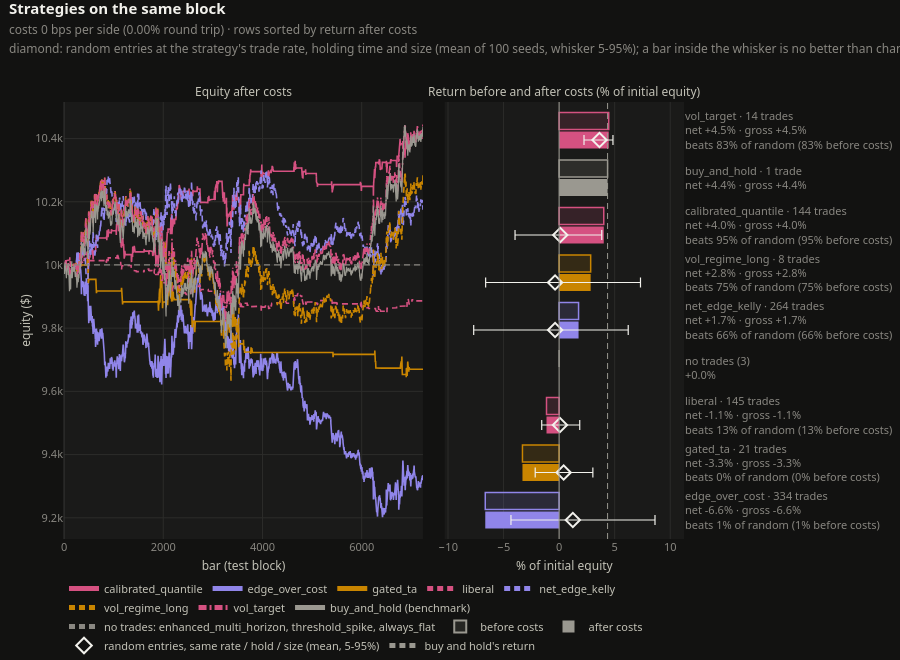

The code cell stored with this chart in its notebook:
### Markdown cell above
## Every strategy with its default knobs

Each strategy is compared with random entries at its own trade rate, holding time and position size (the
diamonds; the same null as the summary table above). After costs the return is mostly cost x trade count, so only
the rank against that null tells skill from chance.

### Code cell
runs, comparison = explorer.compare_strategies()
comparison.show()
explorer.comparison_table(runs, styled=True)

### Figure 1 — Plotly figure (JSON) as saved in the notebook; plotly's stock layout.template omitted (floating-point values rounded to 4 significant figures; data arrays with more than 128 entries replaced by an {"elided": "..."} marker saying what was removed)
{"data": [{"dx": 1, "hovertemplate": "calibrated_quantile<br>bar %{x}: %{y:$,.0f}<extra></extra>", "legendgroup": "calibrated_quantile", "line": {"color": "#d55181", "dash": "solid", "width": 1.6}, "mode": "lines", "name": "calibrated_quantile", "type": "scatter", "x0": -1, "xaxis": "x", "y": {"elided": "7237 float values"}, "yaxis": "y"}, {"dx": 1, "hovertemplate": "edge_over_cost<br>bar %{x}: %{y:$,.0f}<extra></extra>", "legendgroup": "edge_over_cost", "line": {"color": "#9085e9", "dash": "solid", "width": 1.6}, "mode": "lines", "name": "edge_over_cost", "type": "scatter", "x0": -1, "xaxis": "x", "y": {"elided": "7237 float values"}, "yaxis": "y"}, {"dx": 1, "hovertemplate": "gated_ta<br>bar %{x}: %{y:$,.0f}<extra></extra>", "legendgroup": "gated_ta", "line": {"color": "#c98500", "dash": "solid", "width": 1.6}, "mode": "lines", "name": "gated_ta", "type": "scatter", "x0": -1, "xaxis": "x", "y": {"elided": "7237 float values"}, "yaxis": "y"}, {"dx": 1, "hovertemplate": "liberal<br>bar %{x}: %{y:$,.0f}<extra></extra>", "legendgroup": "liberal", "line": {"color": "#d55181", "dash": "6px,4px", "width": 1.6}, "mode": "lines", "name": "liberal", "type": "scatter", "x0": -1, "xaxis": "x", "y": {"elided": "7237 float values"}, "yaxis": "y"}, {"dx": 1, "hovertemplate": "net_edge_kelly<br>bar %{x}: %{y:$,.0f}<extra></extra>", "legendgroup": "net_edge_kelly", "line": {"color": "#9085e9", "dash": "6px,4px", "width": 1.6}, "mode": "lines", "name": "net_edge_kelly", "type": "scatter", "x0": -1, "xaxis": "x", "y": {"elided": "7237 float values"}, "yaxis": "y"}, {"dx": 1, "hovertemplate": "vol_regime_long<br>bar %{x}: %{y:$,.0f}<extra></extra>", "legendgroup": "vol_regime_long", "line": {"color": "#c98500", "dash": "6px,4px", "width": 1.6}, "mode": "lines", "name": "vol_regime_long", "type": "scatter", "x0": -1, "xaxis": "x", "y": {"elided": "7237 float values"}, "yaxis": "y"}, {"dx": 1, "hovertemplate": "vol_target<br>bar %{x}: %{y:$,.0f}<extra></extra>", "legendgroup": "vol_target", "line": {"color": "#d55181", "dash": "8px,3px,2px,3px", "width": 1.6}, "mode": "lines", "name": "vol_target", "type": "scatter", "x0": -1, "xaxis": "x", "y": {"elided": "7237 float values"}, "yaxis": "y"}, {"dx": 1, "hovertemplate": "buy_and_hold<br>bar %{x}: %{y:$,.0f}<extra></extra>", "legendgroup": "buy_and_hold", "line": {"color": "#9a9890", "dash": "solid", "width": 1.2}, "mode": "lines", "name": "buy_and_hold (benchmark)", "type": "scatter", "x0": -1, "xaxis": "x", "y": {"elided": "7237 float values"}, "yaxis": "y"}, {"hoverinfo": "skip", "legendgroup": "flat", "line": {"color": "#898781", "dash": "6px,4px", "width": 1.2}, "mode": "lines", "name": "no trades: enhanced_multi_horizon, threshold_spike, always_flat", "type": "scatter", "x": [-1, 7235], "xaxis": "x", "y": [10000.0, 10000.0], "yaxis": "y"}, {"customdata": ["edge_over_cost: 334 trades, costs $0", "gated_ta: 21 trades, costs $0", "liberal: 145 trades, costs $0", "no trades: enhanced_multi_horizon, threshold_spike, always_flat", "net_edge_kelly: 264 trades, costs $0", "vol_regime_long: 8 trades, costs $0", "calibrated_quantile: 144 trades, costs $0", "buy_and_hold: 1 trades, costs $0", "vol_target: 14 trades, costs $0"], "hovertemplate": "%{customdata}<br>before costs %{x:>+.2f}%<extra></extra>", "marker": {"color": ["rgba(144,133,233,0.15)", "rgba(201,133,0,0.15)", "rgba(213,81,129,0.15)", "rgba(137,135,129,0.15)", "rgba(144,133,233,0.15)", "rgba(201,133,0,0.15)", "rgba(213,81,129,0.15)", "rgba(154,152,144,0.15)", "rgba(213,81,129,0.15)"], "line": {"color": ["#9085e9", "#c98500", "#d55181", "#898781", "#9085e9", "#c98500", "#d55181", "#9a9890", "#d55181"], "width": 1.5}}, "name": "before costs", "orientation": "h", "showlegend": false, "type": "bar", "width": 0.36, "x": [-6.648, -3.3, -1.135, 0.0, 1.75, 2.84, 4.018, 4.362, 4.465], "xaxis": "x2", "y": [0.2, 1.2, 2.2, 3.2, 4.2, 5.2, 6.2, 7.2, 8.2], "yaxis": "y2"}, {"customdata": ["edge_over_cost: 334 trades, costs $0", "gated_ta: 21 trades, costs $0", "liberal: 145 trades, costs $0", "no trades: enhanced_multi_horizon, threshold_spike, always_flat", "net_edge_kelly: 264 trades, costs $0", "vol_regime_long: 8 trades, costs $0", "calibrated_quantile: 144 trades, costs $0", "buy_and_hold: 1 trades, costs $0", "vol_target: 14 trades, costs $0"], "hovertemplate": "%{customdata}<br>after costs %{x:>+.2f}%<extra></extra>", "marker": {"color": ["#9085e9", "#c98500", "#d55181", "#898781", "#9085e9", "#c98500", "#d55181", "#9a9890", "#d55181"], "line": {"width": 0}}, "name": "after costs", "orientation": "h", "showlegend": false, "type": "bar", "width": 0.36, "x": [-6.648, -3.3, -1.135, 0.0, 1.75, 2.84, 4.018, 4.362, 4.465], "xaxis": "x2", "y": [-0.2, 0.8, 1.8, 2.8, 3.8, 4.8, 5.8, 6.8, 7.8], "yaxis": "y2"}, {"hoverinfo": "skip", "marker": {"color": "rgba(154,152,144,0.15)", "line": {"color": "#9a9890", "width": 1.5}}, "name": "before costs", "orientation": "h", "type": "bar", "x": [null], "xaxis": "x2", "y": [null], "yaxis": "y2"}, {"hoverinfo": "skip", "marker": {"color": "#9a9890"}, "name": "after costs", "orientation": "h", "type": "bar", "x": [null], "xaxis": "x2", "y": [null], "yaxis": "y2"}, {"error_x": {"array": [7.394, 2.628, 1.781, 6.582, 7.689, 3.735, 1.215], "arrayminus": [5.569, 2.562, 1.641, 7.326, 6.247, 4.068, 1.392], "color": "#f2f1ec", "symmetric": false, "thickness": 1.2, "type": "data", "width": 5}, "hovertemplate": "%{text}<extra></extra>", "marker": {"color": "#f2f1ec", "line": {"width": 2}, "size": 11, "symbol": "diamond-open"}, "mode": "markers", "name": "random entries, same rate / hold / size (mean, 5-95%)", "text": ["edge_over_cost: random with 58.19% entries/flat bar, 20-bar hold, size 1.00<br>mean +1.23%, 5-95% -4.34% to +8.63% (100 seeds)<br>strategy -6.65%: beats 1% of them; before costs beats 1%", "gated_ta: random with 0.32% entries/flat bar, 33-bar hold, size 1.00<br>mean +0.41%, 5-95% -2.15% to +3.04% (100 seeds)<br>strategy -3.30%: beats 0% of them; before costs beats 0%", "liberal: random with 2.10% entries/flat bar, 2-bar hold, size 1.00<br>mean +0.07%, 5-95% -1.57% to +1.86% (100 seeds)<br>strategy -1.14%: beats 13% of them; before costs beats 13%", "net_edge_kelly: random with 0.00% entries/flat bar, 0-bar hold, size 1.00<br>mean -0.36%, 5-95% -7.69% to +6.22% (100 seeds)<br>strategy +1.75%: beats 66% of them; before costs beats 66%", "vol_regime_long: random with 1.50% entries/flat bar, 838-bar hold, size 1.00<br>mean -0.37%, 5-95% -6.61% to +7.32% (100 seeds)<br>strategy +2.84%: beats 75% of them; before costs beats 75%", "calibrated_quantile: random with 2.53% entries/flat bar, 11-bar hold, size 1.00<br>mean +0.10%, 5-95% -3.97% to +3.84% (100 seeds)<br>strategy +4.02%: beats 95% of them; before costs beats 95%", "vol_target: random with 0.00% entries/flat bar, 0-bar hold, size 1.00<br>mean +3.63%, 5-95% +2.24% to +4.85% (100 seeds)<br>strategy +4.46%: beats 83% of them; before costs beats 83%"], "type": "scatter", "x": [1.234, 0.4083, 0.07472, -0.3629, -0.366, 0.1005, 3.631], "xaxis": "x2", "y": [-0.2, 0.8, 1.8, 3.8, 4.8, 5.8, 7.8], "yaxis": "y2"}, {"hoverinfo": "skip", "line": {"color": "#9a9890", "dash": "6px,4px", "width": 1}, "mode": "lines", "name": "buy and hold's return", "type": "scatter", "x": [4.362, 4.362], "xaxis": "x2", "y": [-0.6, 8.6], "yaxis": "y2"}], "layout": {"annotations": [{"font": {"color": "#c3c2b7", "size": 12}, "showarrow": false, "text": "Equity after costs", "x": 0.2895, "xanchor": "center", "xref": "paper", "y": 1.0, "yanchor": "bottom", "yref": "paper"}, {"font": {"color": "#c3c2b7", "size": 12}, "showarrow": false, "text": "Return before and after costs (% of initial equity)", "x": 0.807, "xanchor": "center", "xref": "paper", "y": 1.0, "yanchor": "bottom", "yref": "paper"}], "barmode": "overlay", "height": 660, "legend": {"bgcolor": "rgba(0,0,0,0)", "font": {"color": "#c3c2b7", "size": 11}, "groupclick": "togglegroup", "itemsizing": "constant", "itemwidth": 30, "orientation": "h", "tracegroupgap": 0, "x": 0, "xanchor": "left", "xref": "paper", "y": 0, "yanchor": "bottom", "yref": "container"}, "margin": {"b": 8, "r": 24, "t": 102}, "shapes": [{"line": {"color": "#9a9890", "width": 1}, "type": "line", "x0": 0, "x1": 0, "xref": "x2", "y0": 0, "y1": 1, "yref": "y2 domain"}], "title": {"text": "<b>Strategies on the same block</b><br><span style='font-size:12px;color:#898781'>costs 0 bps per side (0.00% round trip) · rows sorted by return after costs<br>diamond: random entries at the strategy's trade rate, holding time and size (mean of 100 seeds, whisker 5-95%); a bar inside the whisker is no better than chance</span>"}, "xaxis": {"anchor": "y", "domain": [0.0, 0.579], "title": {"text": "bar (test block)"}}, "xaxis2": {"anchor": "y2", "domain": [0.614, 1.0], "range": [-10.3, 11.24], "title": {"text": "% of initial equity"}}, "yaxis": {"anchor": "x", "domain": [0.0, 1.0], "title": {"text": "equity ($)"}}, "yaxis2": {"anchor": "x2", "automargin": true, "domain": [0.0, 1.0], "range": [-0.6, 8.6], "showgrid": false, "side": "right", "ticktext": ["edge_over_cost · 334 trades<br>net -6.6% · gross -6.6%<br>beats 1% of random (1% before costs)", "gated_ta · 21 trades<br>net -3.3% · gross -3.3%<br>beats 0% of random (0% before costs)", "liberal · 145 trades<br>net -1.1% · gross -1.1%<br>beats 13% of random (13% before costs)", "no trades (3)<br>+0.0%", "net_edge_kelly · 264 trades<br>net +1.7% · gross +1.7%<br>beats 66% of random (66% before costs)", "vol_regime_long · 8 trades<br>net +2.8% · gross +2.8%<br>beats 75% of random (75% before costs)", "calibrated_quantile · 144 trades<br>net +4.0% · gross +4.0%<br>beats 95% of random (95% before costs)", "buy_and_hold · 1 trade<br>net +4.4% · gross +4.4%", "vol_target · 14 trades<br>net +4.5% · gross +4.5%<br>beats 83% of random (83% before costs)"], "tickvals": [0.0, 1.0, 2.0, 3.0, 4.0, 5.0, 6.0, 7.0, 8.0]}}}
